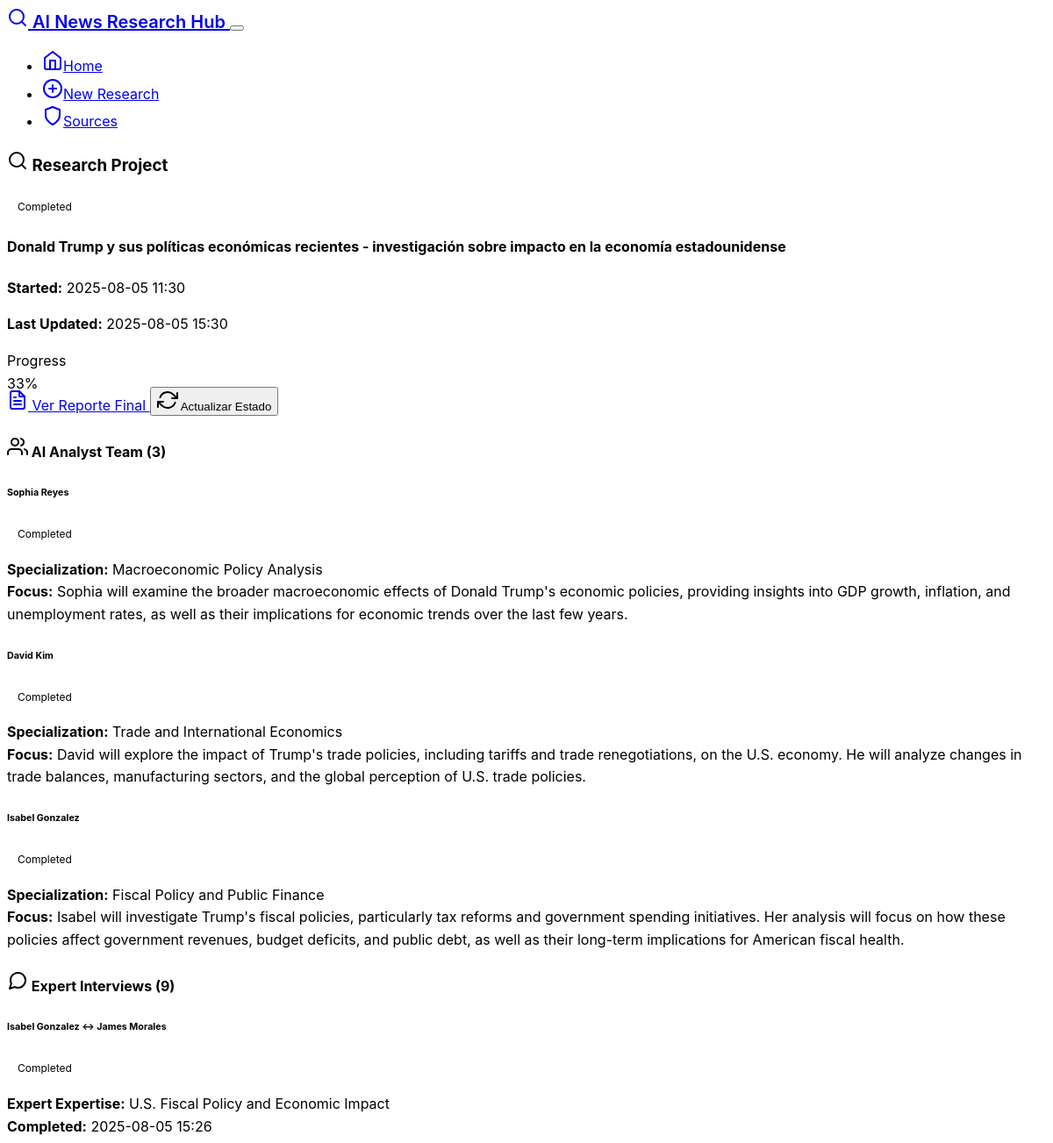
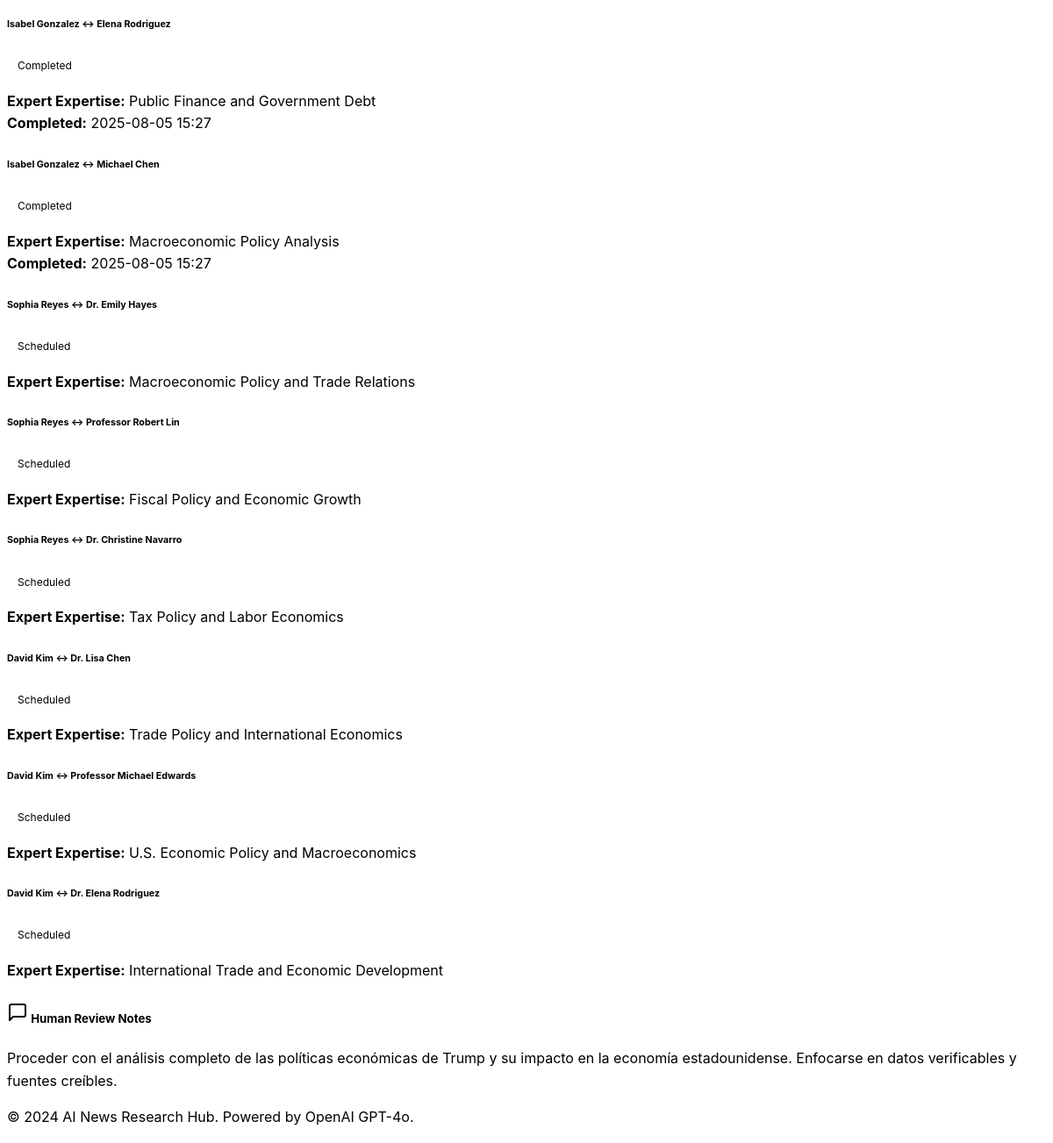
The app's page /project/3 with its own data (2 pictures, top to bottom).
### models.py (models this page shows)
class ResearchProject(db.Model):
    id = db.Column(db.Integer, primary_key=True)
    topic = db.Column(db.String(500), nullable=False)
    status = db.Column(db.String(50), default='initialized')  # initialized, analyzing, interviewing, reviewing, completed
    created_at = db.Column(db.DateTime, default=datetime.utcnow)
    updated_at = db.Column(db.DateTime, default=datetime.utcnow, onupdate=datetime.utcnow)
    final_report = db.Column(db.Text)
    human_notes = db.Column(db.Text)
    analysts = db.relationship('Analyst', backref='project', lazy=True, cascade='all, delete-orphan')
    interviews = db.relationship('Interview', backref='project', lazy=True, cascade='all, delete-orphan')

class Analyst(db.Model):
    id = db.Column(db.Integer, primary_key=True)
    project_id = db.Column(db.Integer, db.ForeignKey('research_project.id'), nullable=False)
    name = db.Column(db.String(100), nullable=False)
    specialization = db.Column(db.String(200), nullable=False)
    research_focus = db.Column(db.Text)
    status = db.Column(db.String(50), default='assigned')  # assigned, researching, interviewing, completed
    created_at = db.Column(db.DateTime, default=datetime.utcnow)

class Interview(db.Model):
    id = db.Column(db.Integer, primary_key=True)
    project_id = db.Column(db.Integer, db.ForeignKey('research_project.id'), nullable=False)
    analyst_id = db.Column(db.Integer, db.ForeignKey('analyst.id'), nullable=False)
    expert_id = db.Column(db.Integer, db.ForeignKey('expert.id'), nullable=False)
    questions = db.Column(db.Text)  # JSON string of questions
    responses = db.Column(db.Text)  # JSON string of responses
    insights = db.Column(db.Text)
    credibility_assessment = db.Column(db.Text)
    fake_news_flags = db.Column(db.Text)  # JSON string of potential fake news indicators
    status = db.Column(db.String(50), default='scheduled')  # scheduled, in_progress, completed, reviewed
    created_at = db.Column(db.DateTime, default=datetime.utcnow)
    completed_at = db.Column(db.DateTime)
    analyst = db.relationship('Analyst', backref='interviews')

class Expert(db.Model):
    id = db.Column(db.Integer, primary_key=True)
    name = db.Column(db.String(100), nullable=False)
    expertise_area = db.Column(db.String(200), nullable=False)
    background = db.Column(db.Text)
    credibility_score = db.Column(db.Float, default=0.8)
    interviews = db.relationship('Interview', backref='expert', lazy=True)

### routes.py (the view)
@app.route('/project/<int:project_id>')
def project_status(project_id):
    project = ResearchProject.query.get_or_404(project_id)
    analysts = Analyst.query.filter_by(project_id=project_id).all()
    interviews = Interview.query.filter_by(project_id=project_id).all()
    total_interviews = len(interviews)
    completed_interviews = len([i for i in interviews if i.status == 'completed'])
    progress = (completed_interviews / total_interviews * 100) if total_interviews > 0 else 0
    return render_template('research.html',
                         project=project,
                         analysts=analysts,
                         interviews=interviews,
                         progress=progress)

### templates/research.html (shortened to what this page needs)
{% extends "base.html" %}
{% block content %}
{% if not project %}
<div class="row">
    <div class="col-lg-8 mx-auto">
        <div class="card">
            <div class="card-header">
                <h3 class="mb-0">
                    <i data-feather="search" class="me-2"></i>
                    Start New Research Project
                </h3>
            </div>
            <div class="card-body">
                <form method="POST">
                    <div class="mb-4">
                        <label for="topic" class="form-label">Research Topic</label>
                        <textarea class="form-control form-control-lg"
                                  id="topic"
                                  name="topic"
                                  rows="3"
                                  placeholder="Enter the topic you want to research (e.g., 'Climate change impacts on agriculture', 'Latest developments in AI safety', 'COVID-19 vaccine effectiveness')"
                                  required></textarea>
                        <div class="form-text">
                            Be specific about what you want to investigate. The AI analysts will be specialized based on your topic.
                        </div>
                    </div>
                    <div class="d-grid">
                        <button type="submit" class="btn btn-primary btn-lg">
                            <i data-feather="play" class="me-2"></i>
                            Start Research
                        </button>
                    </div>
                </form>
            </div>
        </div>
        <div class="mt-5">
            <h4 class="mb-3">
                <i data-feather="info" class="me-2"></i>
                What Happens Next?
            </h4>
            <div class="list-group">
                <div class="list-group-item">
                    <div class="d-flex w-100 justify-content-between align-items-center">
                        <div>
                            <h6 class="mb-1">
                                <i data-feather="users" class="me-2 text-primary"></i>
                                AI Analyst Team Generation
                            </h6>
                            <p class="mb-1">Specialized AI analysts will be created based on your topic</p>
                        </div>
                    </div>
                </div>
                <div class="list-group-item">
                    <div class="d-flex w-100 justify-content-between align-items-center">
                        <div>
                            <h6 class="mb-1">
                                <i data-feather="message-square" class="me-2 text-primary"></i>
                                Expert Interview Process
                            </h6>
                            <p class="mb-1">Each analyst will interview relevant AI experts in parallel</p>
                        </div>
                    </div>
                </div>
                <div class="list-group-item">
                    <div class="d-flex w-100 justify-content-between align-items-center">
                        <div>
                            <h6 class="mb-1">
                                <i data-feather="eye" class="me-2 text-warning"></i>
                                Human Review Checkpoint
                            </h6>
                            <p class="mb-1">You'll have the opportunity to review and refine the process</p>
                        </div>
                    </div>
                </div>
                <div class="list-group-item">
                    <div class="d-flex w-100 justify-content-between align-items-center">
                        <div>
                            <h6 class="mb-1">
                                <i data-feather="file-text" class="me-2 text-success"></i>
                                Final Report Generation
                            </h6>
                            <p class="mb-1">AI Technical Writer compiles all insights into a comprehensive report</p>
                        </div>
                    </div>
                </div>
            </div>
        </div>
    </div>
</div>
{% else %}
<div class="row">
    <div class="col-12">
        <div class="card mb-4">
            <div class="card-header">
                <div class="d-flex justify-content-between align-items-center">
                    <h3 class="mb-0">
                        <i data-feather="search" class="me-2"></i>
                        Research Project
                    </h3>
                    <span class="badge fs-6
                        {% if project.status == 'completed' %}bg-success
                        {% elif project.status == 'error' %}bg-danger
                        {% elif project.status == 'reviewing' %}bg-warning
                        {% else %}bg-info{% endif %}">
                        {{ project.status.title() }}
                    </span>
                </div>
            </div>
            <div class="card-body">
                <h4 class="mb-3">{{ project.topic }}</h4>
                <div class="row">
                    <div class="col-md-6">
                        <p><strong>Started:</strong> {{ project.created_at.strftime('%Y-%m-%d %H:%M') }}</p>
                        <p><strong>Last Updated:</strong> {{ project.updated_at.strftime('%Y-%m-%d %H:%M') }}</p>
                    </div>
                    <div class="col-md-6">
                        {% if progress is defined %}
                        <div class="mb-3">
                            <label class="form-label">Progress</label>
                            <div class="progress">
                                <div class="progress-bar" style="width: {{ progress }}%">{{ "%.0f"|format(progress) }}%</div>
                            </div>
                        </div>
                        {% endif %}
                    </div>
                </div>
                <div class="mt-3">
                    {% if project.final_report %}
                    <a href="{{ url_for('view_report', project_id=project.id) }}"
                       class="btn btn-primary me-2">
                        <i data-feather="file-text" class="me-2"></i>
                        Ver Reporte Final
                    </a>
                    {% endif %}
                    <button type="button"
                            class="btn btn-outline-secondary"
                            onclick="refreshStatus()">
                        <i data-feather="refresh-cw" class="me-2"></i>
                        Actualizar Estado
                    </button>
                </div>
            </div>
        </div>
        {% if analysts %}
        <div class="card mb-4">
            <div class="card-header">
                <h4 class="mb-0">
                    <i data-feather="users" class="me-2"></i>
                    AI Analyst Team ({{ analysts|length }})
                </h4>
            </div>
            <div class="card-body">
                <div class="row">
                    {% for analyst in analysts %}
                    <div class="col-md-6 mb-3">
                        <div class="card">
                            <div class="card-body">
                                <div class="d-flex justify-content-between align-items-center mb-2">
                                    <h6 class="card-title mb-0">{{ analyst.name }}</h6>
                                    <span class="badge
                                        {% if analyst.status == 'completed' %}bg-success
                                        {% elif analyst.status == 'interviewing' %}bg-info
                                        {% else %}bg-secondary{% endif %}">
                                        {{ analyst.status.title() }}
                                    </span>
                                </div>
                                <p class="card-text">
                                    <strong>Specialization:</strong> {{ analyst.specialization }}<br>
                                    <strong>Focus:</strong> {{ analyst.research_focus }}
                                </p>
                            </div>
                        </div>
                    </div>
                    {% endfor %}
                </div>
            </div>
        </div>
        {% endif %}
        {% if interviews %}
        <div class="card mb-4">
            <div class="card-header">
                <h4 class="mb-0">
                    <i data-feather="message-circle" class="me-2"></i>
                    Expert Interviews ({{ interviews|length }})
                </h4>
            </div>
            <div class="card-body">
                <div class="row">
                    {% for interview in interviews %}
                    <div class="col-md-6 mb-3">
                        <div class="card">
                            <div class="card-body">
                                <div class="d-flex justify-content-between align-items-center mb-2">
                                    <h6 class="card-title mb-0">
                                        {{ interview.analyst.name }} ↔ {{ interview.expert.name }}
                                    </h6>
                                    <span class="badge
                                        {% if interview.status == 'completed' %}bg-success
                                        {% elif interview.status == 'in_progress' %}bg-info
                                        {% elif interview.status == 'error' %}bg-danger
                                        {% else %}bg-secondary{% endif %}">
                                        {{ interview.status.replace('_', ' ').title() }}
                                    </span>
                                </div>
                                <p class="card-text">
                                    <strong>Expert Expertise:</strong> {{ interview.expert.expertise_area }}<br>
                                    {% if interview.completed_at %}
                                    <strong>Completed:</strong> {{ interview.completed_at.strftime('%Y-%m-%d %H:%M') }}
                                    {% endif %}
                                </p>
                            </div>
                        </div>
                    </div>
                    {% endfor %}
                </div>
            </div>
        </div>
        {% endif %}
        {% if project.human_notes and project.status != 'reviewing' %}
        <div class="card mb-4">
            <div class="card-header">
                <h5 class="mb-0">
                    <i data-feather="message-square" class="me-2"></i>
                    Human Review Notes
                </h5>
            </div>
            <div class="card-body">
                <p class="mb-0">{{ project.human_notes }}</p>
            </div>
        </div>
        {% endif %}
    </div>
</div>
{% endif %}
{% endblock %}

### static/css/style.css (style rules this page uses)
:root { --research-primary: #0066cc; --research-success: #28a745; --research-warning: #ffc107; --research-danger: #dc3545; --research-info: #17a2b8; }
body { font-family: -apple-system, BlinkMacSystemFont, 'Segoe UI', 'Roboto', 'Helvetica Neue', Arial, sans-serif; line-height: 1.6; }
.card { transition: transform 0.2s ease-in-out, box-shadow 0.2s ease-in-out; border-radius: 0.5rem; }
.progress { height: 1rem; }
.badge { font-size: 0.75rem; padding: 0.5rem 0.75rem; }
[data-bs-theme="dark"] .card { background-color: var(--bs-gray-800); }

### records on screen
ResearchProject: status "Completed", topic "Donald Trump y sus políticas económicas recientes - investigación sobre impacto en la economía estadounidense", created_at "2025-08-05 11:30", updated_at "2025-08-05 15:30", human_notes "Proceder con el análisis completo de las políticas económicas de Trump y su impacto en la economía estadounidense. Enfocarse en datos verificables y fuentes creíbles."
Analyst: name "Sophia Reyes", status "Completed", specialization "Macroeconomic Policy Analysis", research_focus "Sophia will examine the broader macroeconomic effects of Donald Trump's economic policies, providing insights into GDP growth, inflation, and unemployment rates, as well as their implications for economic trends over the last few years."
Analyst: name "David Kim", status "Completed", specialization "Trade and International Economics", research_focus "David will explore the impact of Trump's trade policies, including tariffs and trade renegotiations, on the U.S. economy. He will analyze changes in trade balances, manufacturing sectors, and the global perception of U.S. trade policies."
Analyst: name "Isabel Gonzalez", status "Completed", specialization "Fiscal Policy and Public Finance", research_focus "Isabel will investigate Trump's fiscal policies, particularly tax reforms and government spending initiatives. Her analysis will focus on how these policies affect government revenues, budget deficits, and public debt, as well as their long-term implications for American fiscal health."
Interview: analyst.name "Isabel Gonzalez", expert.name "James Morales", status.replace "Completed", expert.expertise_area "U.S. Fiscal Policy and Economic Impact", completed_at "2025-08-05 15:26"
Interview: analyst.name "Isabel Gonzalez", expert.name "Elena Rodriguez", status.replace "Completed", expert.expertise_area "Public Finance and Government Debt", completed_at "2025-08-05 15:27"
Interview: analyst.name "Isabel Gonzalez", expert.name "Michael Chen", status.replace "Completed", expert.expertise_area "Macroeconomic Policy Analysis", completed_at "2025-08-05 15:27"
Interview: analyst.name "Sophia Reyes", expert.name "Dr. Emily Hayes", status.replace "Scheduled", expert.expertise_area "Macroeconomic Policy and Trade Relations"
Interview: analyst.name "Sophia Reyes", expert.name "Professor Robert Lin", status.replace "Scheduled", expert.expertise_area "Fiscal Policy and Economic Growth"
Interview: analyst.name "Sophia Reyes", expert.name "Dr. Christine Navarro", status.replace "Scheduled", expert.expertise_area "Tax Policy and Labor Economics"
Interview: analyst.name "David Kim", expert.name "Dr. Lisa Chen", status.replace "Scheduled", expert.expertise_area "Trade Policy and International Economics"
Interview: analyst.name "David Kim", expert.name "Professor Michael Edwards", status.replace "Scheduled", expert.expertise_area "U.S. Economic Policy and Macroeconomics"
Interview: analyst.name "David Kim", expert.name "Dr. Elena Rodriguez", status.replace "Scheduled", expert.expertise_area "International Trade and Economic Development"

### other values on screen
{{ "%.0f"|format(progress) }} "33"
{{ analysts|length }} "3"
{{ interviews|length }} "9"
